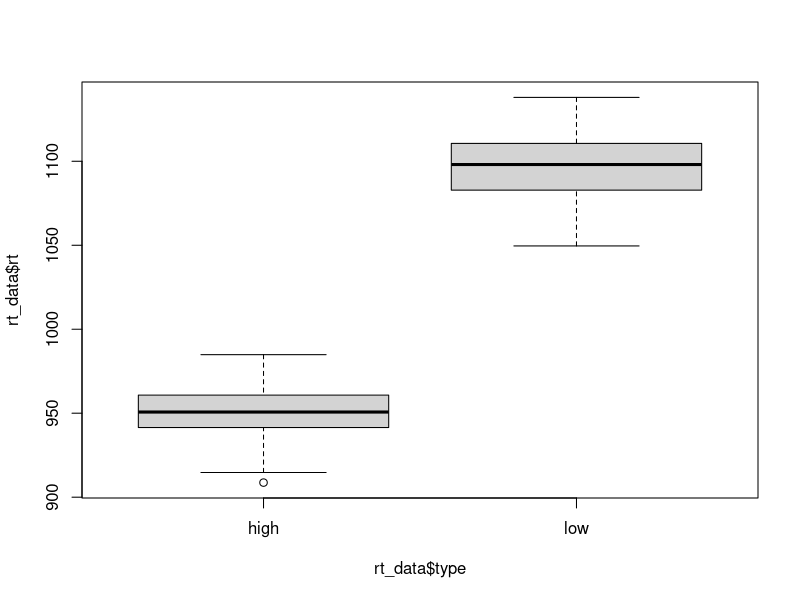
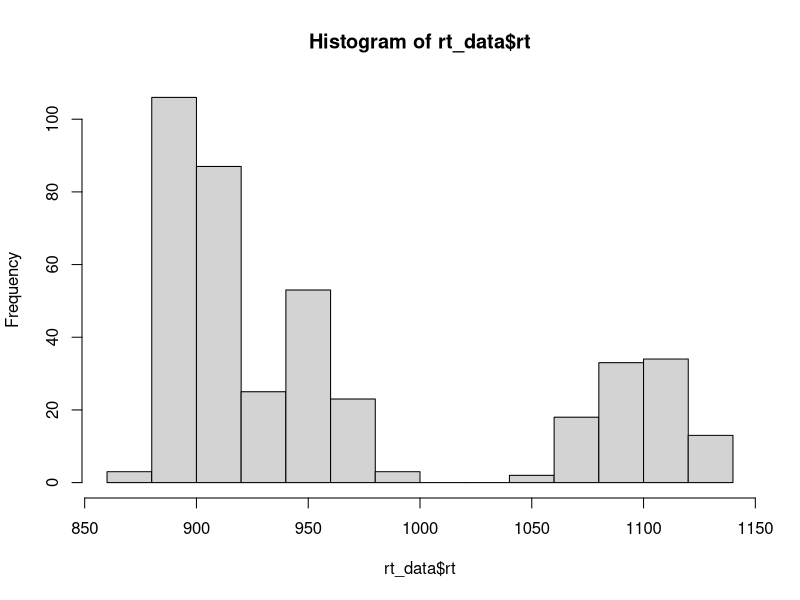
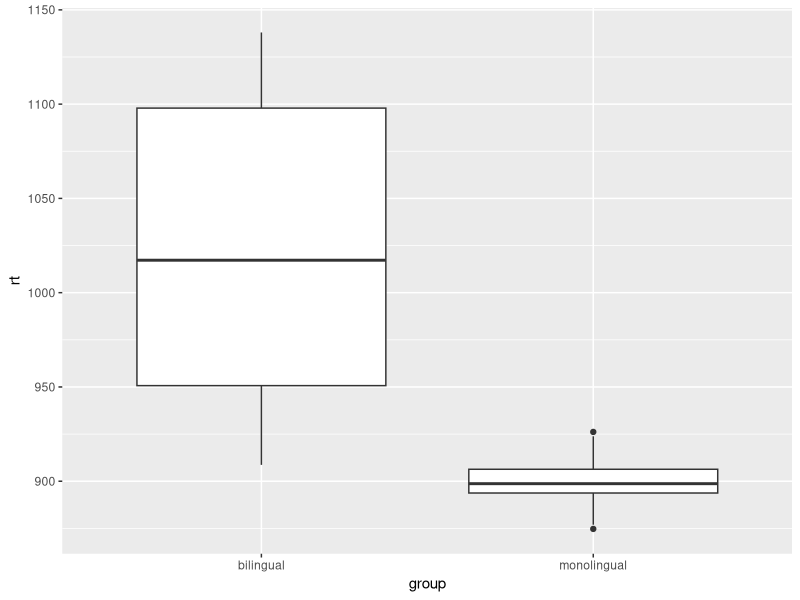
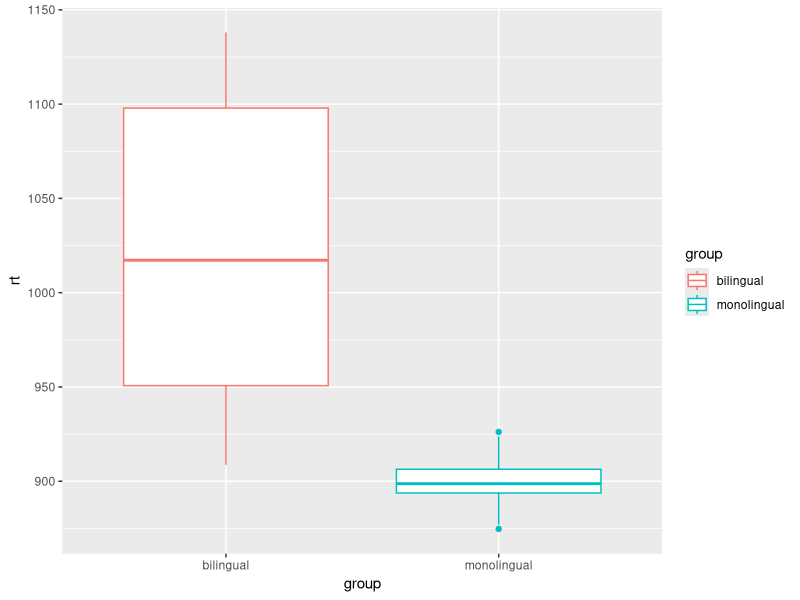
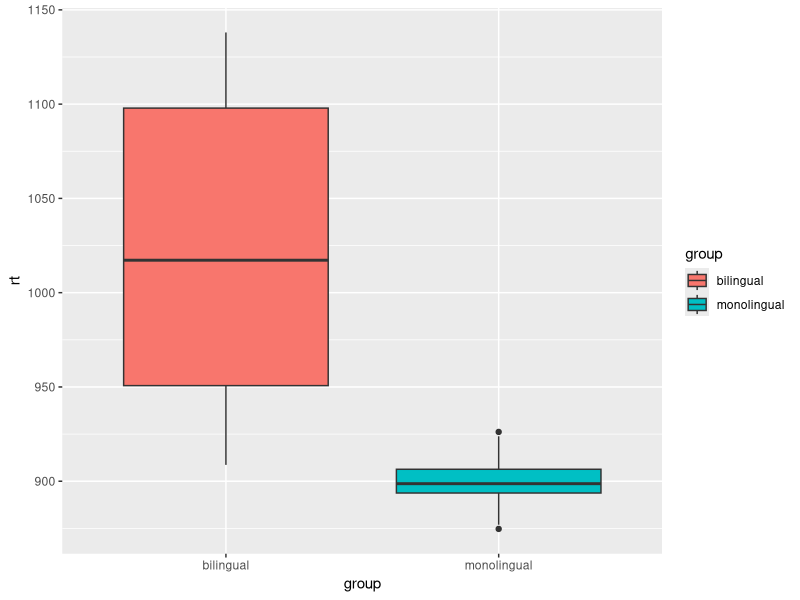
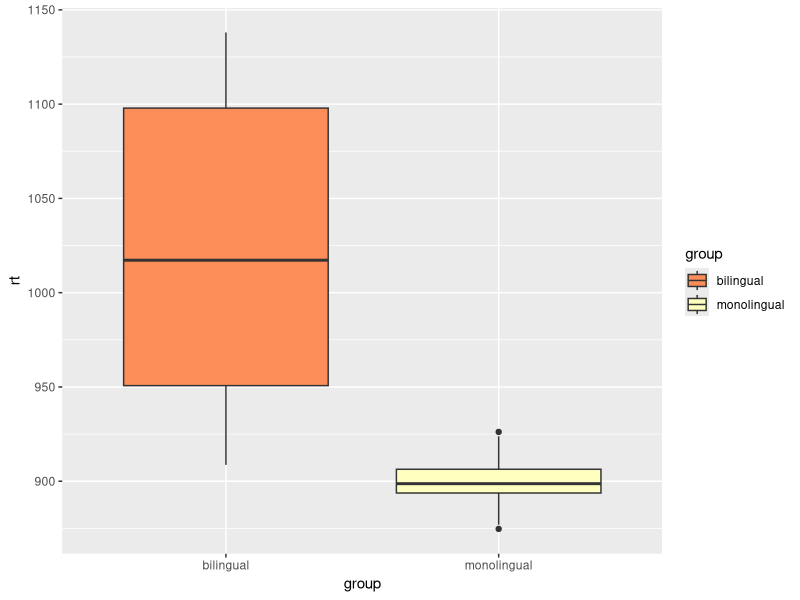
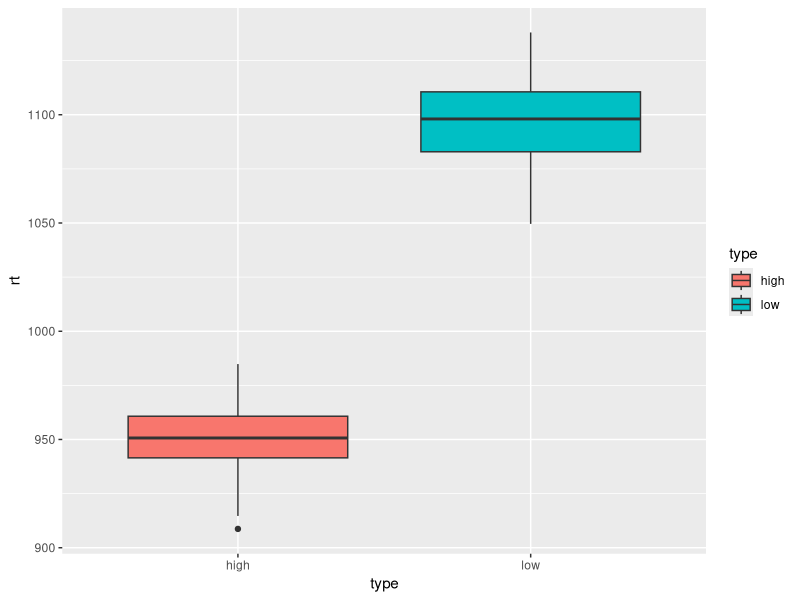
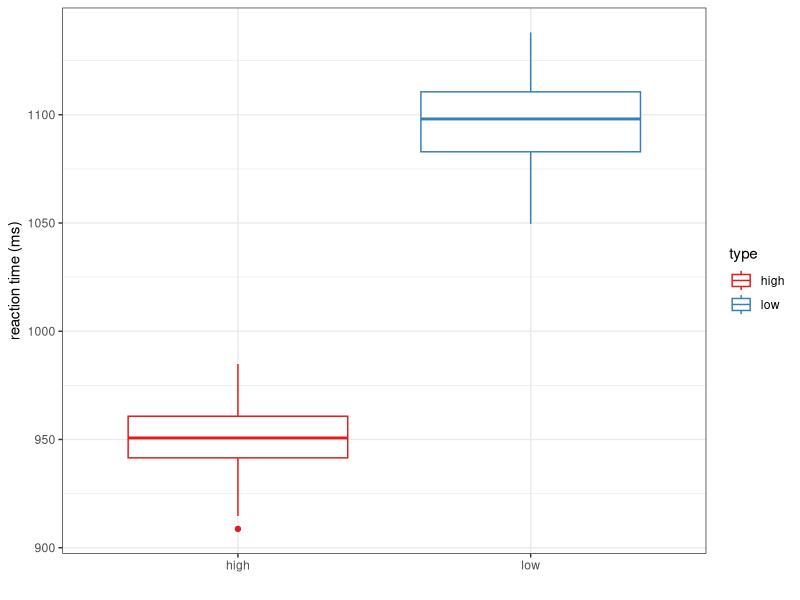

Write R code to recreate these figures, in order.
## ---- chunk 1
## LOAD PACKAGES ####
library(dplyr) # this is a package that makes handling data easier
library(ggplot2) # this is a package that makes nice graphs
## ---- chunk 2
## LOAD IN DATA ####
rt_data = read.delim("HSS8005_reactiondata.txt")
## ---- chunk 3
dim(rt_data)
## ---- chunk 4
head(rt_data)
## ---- chunk 5
tail(rt_data)
## ---- chunk 6
colnames(rt_data)
## ---- chunk 7
# Look at factor levels for some columns
levels(rt_data$group)
levels(rt_data$type)
## ---- chunk 8
table(rt_data$group)
## ---- chunk 9
table(rt_data$type)
## ---- chunk 10
levels(rt_data$rt)
## ---- chunk 11
summary(rt_data$rt)
## ---- chunk 12
boxplot(rt_data$rt ~ rt_data$type)
## ---- chunk 13
# plot and run the group variable in this chunk


## ---- chunk 14
hist(rt_data$rt)
## ---- chunk 15
ggplot(rt_data, aes(x = group, y = rt)) +
  geom_boxplot()
## ---- chunk 16
ggplot(rt_data, aes(x = group, y = rt, colour = group)) +
  geom_boxplot()
## ---- chunk 17
ggplot(rt_data, aes(x = group, y = rt, fill = group)) +
  geom_boxplot()
## ---- chunk 18
ggplot(rt_data, aes(x=group, y=rt, fill=group)) + geom_boxplot() +
   scale_fill_brewer(palette="Spectral")
## ---- chunk 19

## ---- chunk 20

## ---- chunk 21
bl_data = subset(rt_data, group =="bilingual")
## ---- chunk 22
dim(bl_data)
head(bl_data)
tail(bl_data)
## ---- chunk 23
ggplot(bl_data, aes(x=type, y=rt, fill=type)) + geom_boxplot() 
## ---- chunk 24
ggplot(bl_data, aes(x=type, y=rt, colour=type)) + geom_boxplot() +
  ylab("reaction time (ms)") +
  xlab("") +
  scale_colour_brewer(palette = "Set1") +
  theme_bw()
## ---- chunk 25
bl_data_dplyr = rt_data %>%
  filter(group == "bilingual")
## ---- chunk 26
dim(bl_data_dplyr)
head(bl_data_dplyr)
tail(bl_data_dplyr)
## ---- chunk 27
rt_data %>%
  filter(group == "bilingual") %>%
  ggplot(aes(x=type, y=rt, colour=type)) + geom_boxplot() 
## ---- chunk 28
bl_data_dplyr = rt_data %>%
  filter(group != "monolingual")
## ---- chunk 29
quick_rt_data = rt_data %>%
  filter(rt < 1000)
## ---- chunk 30
rt_data %>%
  filter(rt < 1000) %>%
  ggplot(aes(x=group, y=rt, colour=group)) + geom_boxplot() 
## ---- chunk 31
1+3
